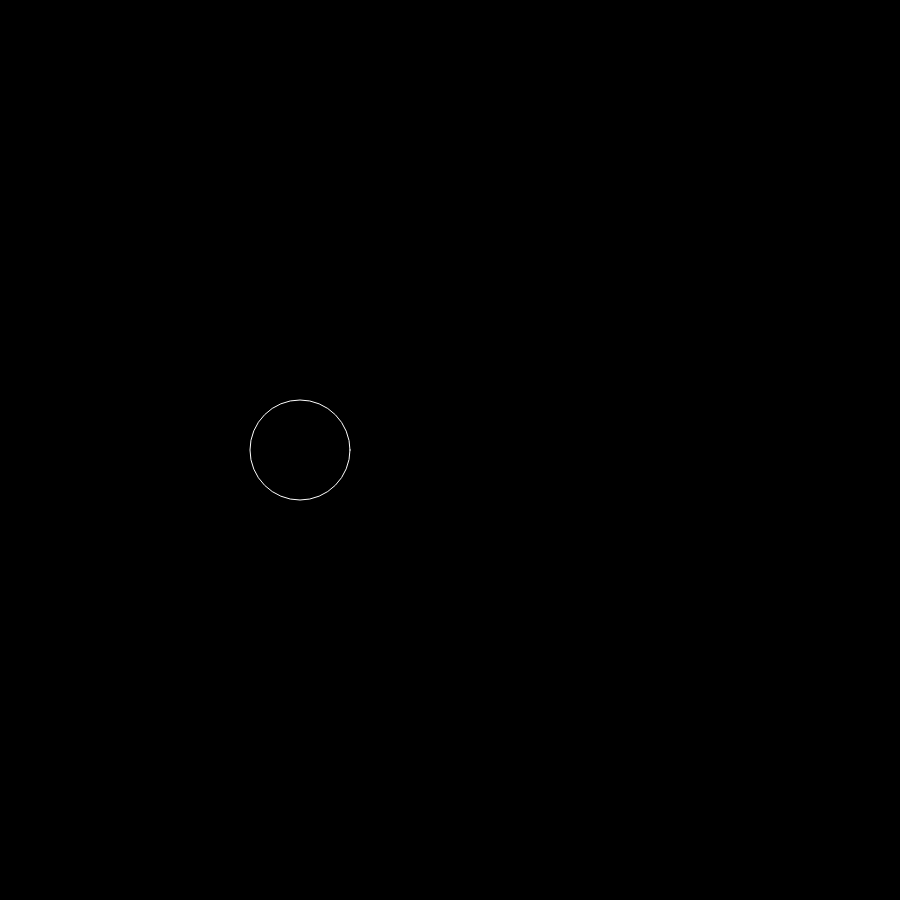
Frame 1 (no input)
Frame 60 (no input): identical to frame 1, image omitted
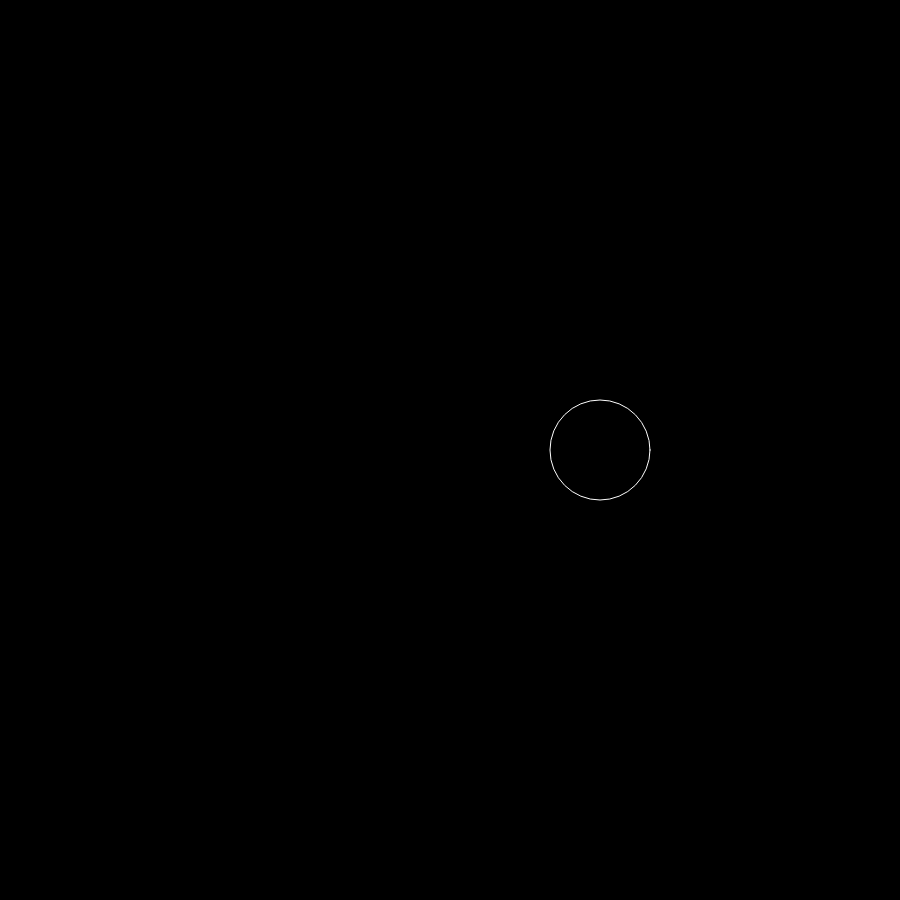
Frame 120 (the mouse pressed at the canvas centre since frame 60)

The p5.js sketch that drew these frames (run headless with seeded random() and noise() and a simulated clock; from frame 60 on, the mouse is pressed at the canvas centre):

// p5.js sketch
// ── sketch.js
function setup() 
{
   createCanvas(900, 900);
   
}

function draw()
{
	background(0);
	noFill();
    stroke(255,255,255);

	if(mouseX<400){
	ellipse(300,450,100,100);
} else {
	ellipse(600,450,100,100)
}
}
